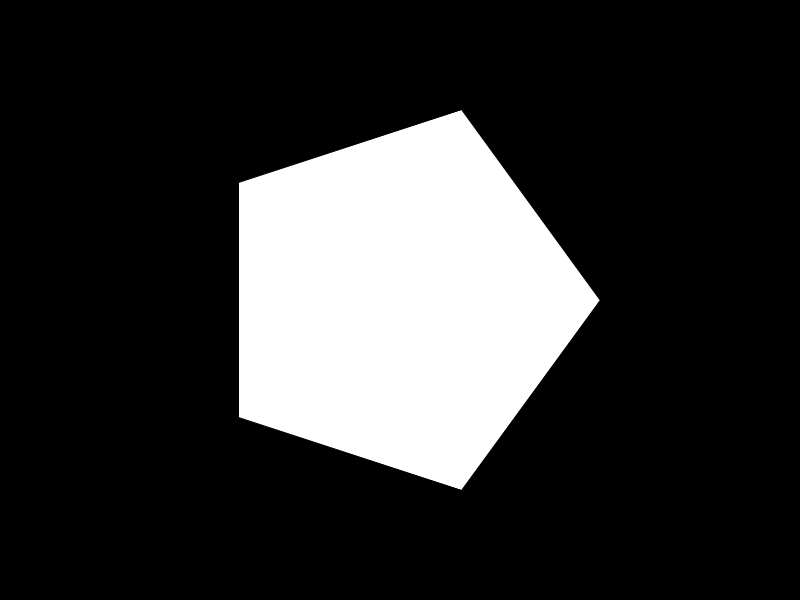
Frame 1 (no input)
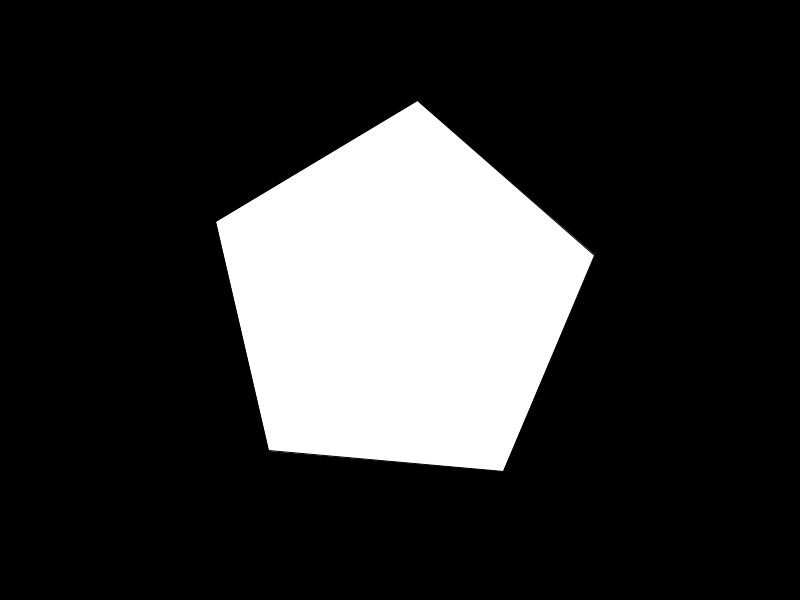
Frame 60 (the mouse pressed at the canvas centre just before this capture)
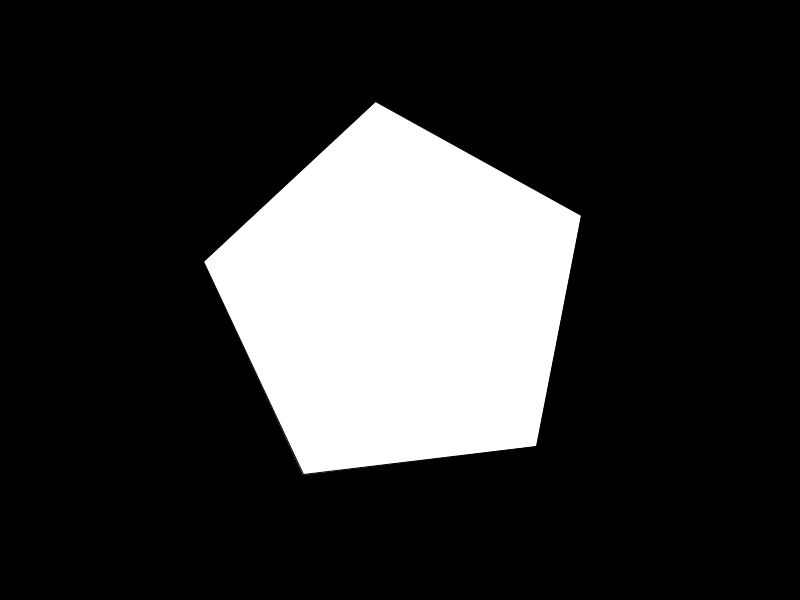
Frame 120 (the mouse held since frame 60 and released just before this capture)

The Processing sketch that drew these frames (run headless with seeded random() and noise(); from frame 60 on, the mouse is pressed at the canvas centre):

// Processing sketch: drawPolygonTranslateRotate
// ── drawPolygonTranslateRotate.pde
// Draw a many-sided shape (polygon) using translate() and rotate()
// How can we modify to make polygon wallpaper?

int radius = 200;
int rotationAngle = 0;

void setup() {
  size(800, 600); 
}

void draw() {
  background(0);
  translate(width/2, height/2);
  rotate(radians(rotationAngle));
  drawPolygon(5, 200);
  rotationAngle++;
}

void drawPolygon(int sideCount, int radius) {
  beginShape();
  
  float angleIncrement = 360 / sideCount;
  
  for (int angle = 0; angle < 360; angle+= angleIncrement) {
    float x = radius * cos(radians(angle));
    float y = radius * sin(radians(angle));

    vertex(x, y);
  }
  endShape(CLOSE);
}
